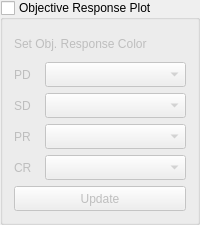
               <widget class="QGroupBox" name="groupBox_objective_response">
                <property name="sizePolicy">
                 <sizepolicy hsizetype="Preferred" vsizetype="Fixed">
                  <horstretch>0</horstretch>
                  <verstretch>0</verstretch>
                 </sizepolicy>
                </property>
                <property name="title">
                 <string>Objective Response Plot</string>
                </property>
                <property name="checkable">
                 <bool>true</bool>
                </property>
                <property name="checked">
                 <bool>false</bool>
                </property>
                <layout class="QVBoxLayout" name="verticalLayout_groupbox_objective_response_2">
                 <item>
                  <layout class="QVBoxLayout" name="verticalLayout_groupbox_objective_response">
                   <property name="sizeConstraint">
                    <enum>QLayout::SetMinimumSize</enum>
                   </property>
                   <item>
                    <widget class="QLabel" name="label_17">
                     <property name="sizePolicy">
                      <sizepolicy hsizetype="Fixed" vsizetype="Fixed">
                       <horstretch>0</horstretch>
                       <verstretch>0</verstretch>
                      </sizepolicy>
                     </property>
                     <property name="minimumSize">
                      <size>
                       <width>0</width>
                       <height>25</height>
                      </size>
                     </property>
                     <property name="maximumSize">
                      <size>
                       <width>16777215</width>
                       <height>25</height>
                      </size>
                     </property>
                     <property name="text">
                      <string>Set Obj. Response Color</string>
                     </property>
                    </widget>
                   </item>
                   <item>
                    <layout class="QHBoxLayout" name="horizontalLayout_13">
                     <item>
                      <widget class="QLabel" name="label_14">
                       <property name="sizePolicy">
                        <sizepolicy hsizetype="Fixed" vsizetype="Fixed">
                         <horstretch>0</horstretch>
                         <verstretch>0</verstretch>
                        </sizepolicy>
                       </property>
                       <property name="minimumSize">
                        <size>
                         <width>25</width>
                         <height>25</height>
                        </size>
                       </property>
                       <property name="maximumSize">
                        <size>
                         <width>25</width>
                         <height>25</height>
                        </size>
                       </property>
                       <property name="text">
                        <string>PD</string>
                       </property>
                      </widget>
                     </item>
                     <item>
                      <widget class="QComboBox" name="comboBox_objective_plot_pd">
                       <property name="minimumSize">
                        <size>
                         <width>0</width>
                         <height>25</height>
                        </size>
                       </property>
                       <property name="maximumSize">
                        <size>
                         <width>16777215</width>
                         <height>25</height>
                        </size>
                       </property>
                      </widget>
                     </item>
                    </layout>
                   </item>
                   <item>
                    <layout class="QHBoxLayout" name="horizontalLayout_12">
                     <item>
                      <widget class="QLabel" name="label_15">
                       <property name="sizePolicy">
                        <sizepolicy hsizetype="Fixed" vsizetype="Fixed">
                         <horstretch>0</horstretch>
                         <verstretch>0</verstretch>
                        </sizepolicy>
                       </property>
                       <property name="minimumSize">
                        <size>
                         <width>25</width>
                         <height>25</height>
                        </size>
                       </property>
                       <property name="maximumSize">
                        <size>
                         <width>25</width>
                         <height>25</height>
                        </size>
                       </property>
                       <property name="text">
                        <string>SD</string>
                       </property>
                      </widget>
                     </item>
                     <item>
                      <widget class="QComboBox" name="comboBox_objective_plot_sd">
                       <property name="minimumSize">
                        <size>
                         <width>0</width>
                         <height>25</height>
                        </size>
                       </property>
                       <property name="maximumSize">
                        <size>
                         <width>16777215</width>
                         <height>25</height>
                        </size>
                       </property>
                      </widget>
                     </item>
                    </layout>
                   </item>
                   <item>
                    <layout class="QHBoxLayout" name="horizontalLayout_10">
                     <property name="sizeConstraint">
                      <enum>QLayout::SetDefaultConstraint</enum>
                     </property>
                     <item>
                      <widget class="QLabel" name="label_11">
                       <property name="sizePolicy">
                        <sizepolicy hsizetype="Fixed" vsizetype="Fixed">
                         <horstretch>0</horstretch>
                         <verstretch>0</verstretch>
                        </sizepolicy>
                       </property>
                       <property name="minimumSize">
                        <size>
                         <width>25</width>
                         <height>25</height>
                        </size>
                       </property>
                       <property name="maximumSize">
                        <size>
                         <width>25</width>
                         <height>25</height>
                        </size>
                       </property>
                       <property name="text">
                        <string>PR</string>
                       </property>
                      </widget>
                     </item>
                     <item>
                      <widget class="QComboBox" name="comboBox_objective_plot_pr">
                       <property name="minimumSize">
                        <size>
                         <width>0</width>
                         <height>25</height>
                        </size>
                       </property>
                       <property name="maximumSize">
                        <size>
                         <width>16777215</width>
                         <height>25</height>
                        </size>
                       </property>
                      </widget>
                     </item>
                    </layout>
                   </item>
                   <item>
                    <layout class="QHBoxLayout" name="horizontalLayout_11">
                     <item>
                      <widget class="QLabel" name="label_16">
                       <property name="sizePolicy">
                        <sizepolicy hsizetype="Fixed" vsizetype="Fixed">
                         <horstretch>0</horstretch>
                         <verstretch>0</verstretch>
                        </sizepolicy>
                       </property>
                       <property name="minimumSize">
                        <size>
                         <width>25</width>
                         <height>25</height>
                        </size>
                       </property>
                       <property name="maximumSize">
                        <size>
                         <width>25</width>
                         <height>25</height>
                        </size>
                       </property>
                       <property name="text">
                        <string>CR</string>
                       </property>
                      </widget>
                     </item>
                     <item>
                      <widget class="QComboBox" name="comboBox_objective_plot_cr">
                       <property name="minimumSize">
                        <size>
                         <width>0</width>
                         <height>25</height>
                        </size>
                       </property>
                       <property name="maximumSize">
                        <size>
                         <width>16777215</width>
                         <height>25</height>
                        </size>
                       </property>
                      </widget>
                     </item>
                    </layout>
                   </item>
                   <item>
                    <widget class="QPushButton" name="pushButton_objective_response_update">
                     <property name="sizePolicy">
                      <sizepolicy hsizetype="Minimum" vsizetype="Fixed">
                       <horstretch>0</horstretch>
                       <verstretch>0</verstretch>
                      </sizepolicy>
                     </property>
                     <property name="minimumSize">
                      <size>
                       <width>0</width>
                       <height>25</height>
                      </size>
                     </property>
                     <property name="maximumSize">
                      <size>
                       <width>16777215</width>
                       <height>25</height>
                      </size>
                     </property>
                     <property name="text">
                      <string>Update</string>
                     </property>
                    </widget>
                   </item>
                  </layout>
                 </item>
                </layout>
               </widget>
